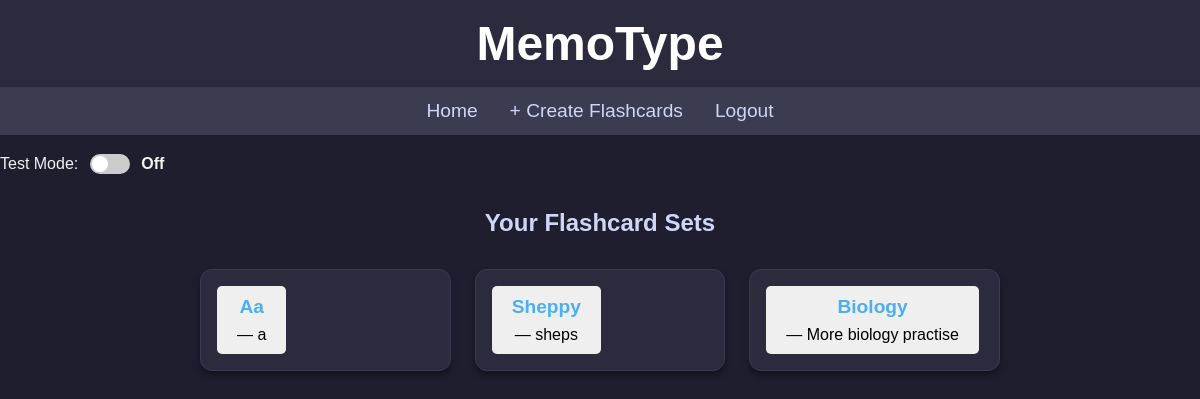
Before: / (signed in) with the older database file.
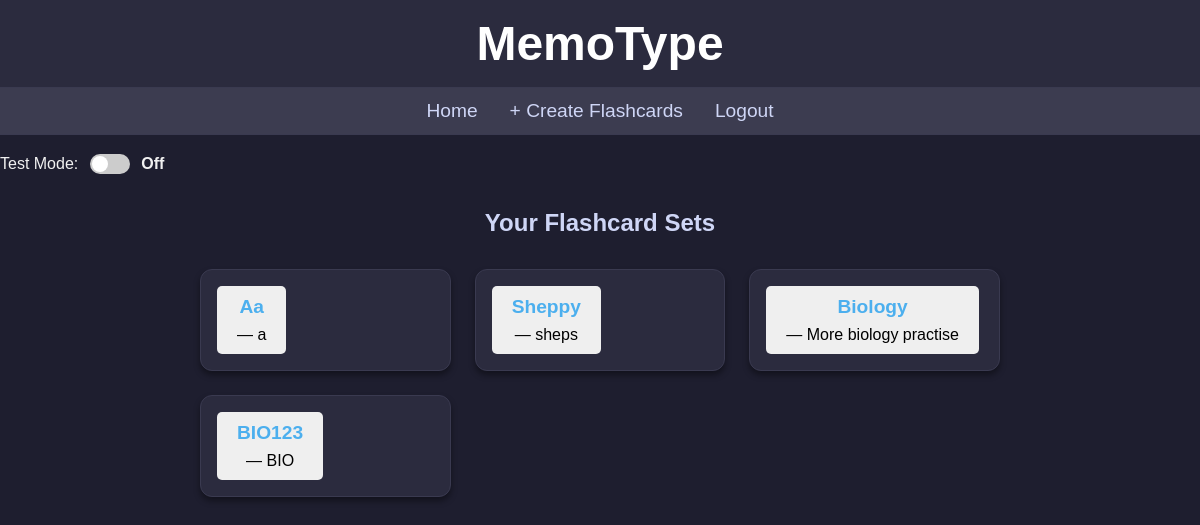
After: the same page with the newer database file.
### tables this page shows
CREATE TABLE flashcard_sets (
            id INTEGER PRIMARY KEY AUTOINCREMENT,
            user_id INTEGER NOT NULL,
            title TEXT NOT NULL,
            description TEXT,
            FOREIGN KEY (user_id) REFERENCES users (id));

### app.py (the view)
@app.route("/")
def home():
    if "user_id" not in session:
        return redirect(url_for("login"))
    db = get_db()
    sets = db.execute("SELECT * FROM flashcard_sets WHERE user_id = ?", (session["user_id"],)).fetchall()
    return render_template("home.html", sets=sets, is_test_mode=is_test_mode)

### app.py (called while the page is built)
def get_db():
    if "db" not in g:
        g.db = sqlite3.connect(DATABASE)
        g.db.row_factory = sqlite3.Row
    return g.db

### templates/home.html (shortened to what this page needs)
{% extends "layout.html" %}
{% block body %}
<div class="homepage">
    <h1>MemoType</h1>
    <nav>
        <a href="{{ url_for('home') }}">Home</a>
        <a href="{{ url_for('create') }}">+ Create Flashcards</a>
        <a href="{{ url_for('logout') }}">Logout</a>
    </nav>
    <div class="toggle-container">
        <label for="test-toggle">Test Mode:</label>
        <input type="checkbox" id="test-toggle" name="test-toggle" class="toggle-switch">
        <span id="test-status">Off</span>
    </div>
    <h2>Your Flashcard Sets</h2>
    <ul class="set-list">
        {% for s in sets %}
        <li class="set-card">
            <button id="{{ s.id }}">
            <strong>{{ s.title }}</strong> — {{ s.description }}
            </button>
        </li>
        {% else %}
        <li class="set-card">No flashcard sets yet. Create one!</li>
        {% endfor %}
    </ul>
</div>
{% endblock %}

### templates/layout.html (shortened to what this page needs)
<!DOCTYPE html>
<head>
    <link rel="stylesheet" href="{{ url_for('static', filename='css/style.css') }}">
</head>
<body>
    {% block body %}
    {% endblock %}
</body>

### static/css/style.css (style rules this page uses)
body { font-family: Arial, sans-serif; background-color: #1e1e2f; color: #fff; margin: 0; padding: 0; }
h1 { font-size: 28px; margin-bottom: 10px; }
button { padding: 10px 20px; border: none; border-radius: 5px; cursor: pointer; font-size: 16px; }
.toggle-container { display: flex; align-items: center; gap: 0.5em; margin: 1em 0; }
.toggle-switch { width: 40px; height: 20px; appearance: none; background: #ccc; outline: none; border-radius: 20px; position: relative; transition: background 0.3s; cursor: pointer; }
.toggle-switch::before { content: ''; position: absolute; left: 2px; top: 2px; width: 16px; height: 16px; background: #fff; border-radius: 50%; transition: transform 0.3s; }
#test-status { min-width: 30px; font-weight: bold; }
.homepage { background-color: #1e1e2f; color: #f1f1f1; min-height: 100vh; padding-bottom: 2rem; }
.homepage h1 { text-align: center; padding: 1rem; background: #2b2b3e; color: #ffffff; margin: 0; font-size: 3rem; border-bottom: 1px solid #3a3a50; }
.homepage nav { display: flex; justify-content: center; gap: 2rem; background: #3c3c50; padding: 0.75rem; border-bottom: 1px solid #3a3a50; font-size: 1.2rem; }
.homepage nav a { color: #cfd6f6; text-decoration: none; font-weight: 500; transition: color 0.2s; }
.homepage h2 { text-align: center; margin-top: 2rem; color: #cfd6f6; }
.homepage .set-list { list-style: none; padding: 0; max-width: 800px; margin: 2rem auto; display: grid; grid-template-columns: repeat(auto-fit, minmax(250px, 1fr)); gap: 1.5rem; }
.homepage .set-card { background: #2b2b3e; border-radius: 12px; padding: 1rem; box-shadow: 0 4px 6px rgba(0,0,0,0.4); transition: transform 0.2s, box-shadow 0.2s; color: #f1f1f1; border: 1px solid #3a3a50; }
.homepage .set-card strong { display: block; font-size: 1.2rem; color: #4cafee; margin-bottom: 0.5rem; }

Changed rows visible on the page:
added flashcard_sets: title "BIO123", description "BIO"
